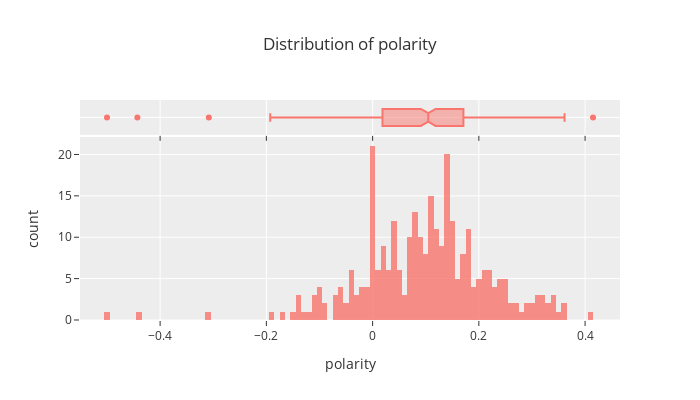

Here is the notebook cell this chart was saved with:
### Markdown cell above
<a id="8"></a>
## Polarity analysis
<br>
-1 : highly negative sentiment

+1 : highly positive sentiment

### Code cell
pol = px.histogram(x=viz.Polarity,
                   opacity=0.8,
                   labels = {"x": "polarity"},
                   title="Distribution of polarity",
                   width=700,
                   height=400,
                   nbins=100,
                   marginal="box")

pol.show()

### Figure 1 — Plotly figure (JSON) as saved in the notebook; plotly's stock layout.template omitted (floating-point values rounded to 4 significant figures; data arrays with more than 128 entries replaced by an {"elided": "..."} marker saying what was removed)
{"data": [{"alignmentgroup": "True", "bingroup": "x", "hovertemplate": "polarity=%{x}<br>count=%{y}<extra></extra>", "legendgroup": "", "marker": {"color": "#F8766D", "opacity": 0.8, "pattern": {"shape": ""}}, "name": "", "nbinsx": 100, "offsetgroup": "", "orientation": "v", "showlegend": false, "type": "histogram", "x": {"elided": "300 float values"}, "xaxis": "x", "yaxis": "y"}, {"alignmentgroup": "True", "hovertemplate": "polarity=%{x}<extra></extra>", "legendgroup": "", "marker": {"color": "#F8766D"}, "name": "", "notched": true, "offsetgroup": "", "showlegend": false, "type": "box", "x": {"elided": "300 float values"}, "xaxis": "x2", "yaxis": "y2"}], "layout": {"barmode": "relative", "height": 400, "legend": {"tracegroupgap": 0}, "title": {"text": "Distribution of polarity"}, "width": 700, "xaxis": {"anchor": "y", "domain": [0, 1], "title": {"text": "polarity"}}, "xaxis2": {"anchor": "y2", "domain": [0, 1], "matches": "x", "showticklabels": false}, "yaxis": {"anchor": "x", "domain": [0, 0.8316], "title": {"text": "count"}}, "yaxis2": {"anchor": "x2", "domain": [0.8416, 1], "matches": "y2", "showline": false, "showticklabels": false, "ticks": ""}}}
